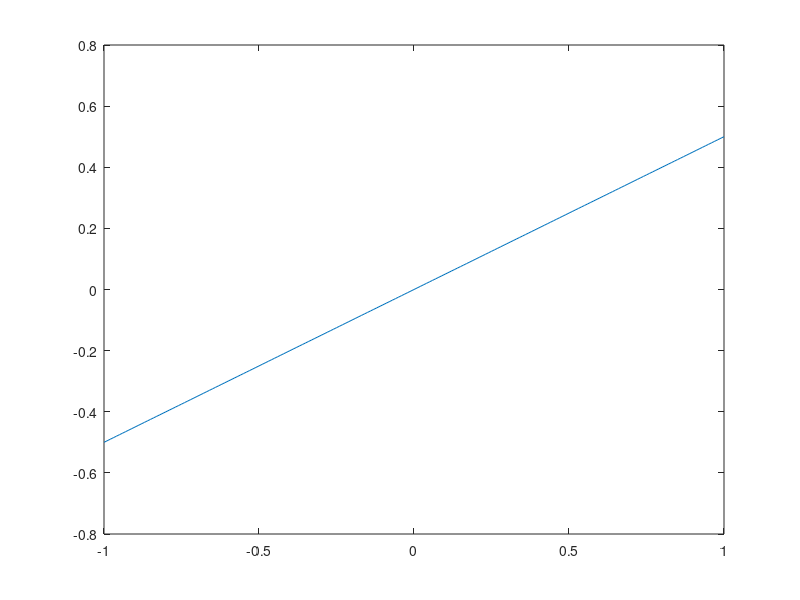

Write the MATLAB code that produced this figure. (Note: this script raises an error after producing the figure.)
t=1;
x=-t:0.01:t;
close all
plot(x,x/(t+1))
hold on
A=(t+1)*phi((x+1)./(t+1))-(t+1)*phi((x-1)./(t+1));
plot(x,(exp(A)-1)./(exp(A)+1),'r')
B=2*x./(t+1);
plot(x,(exp(B)-1)./(exp(B)+1),'g')
plot(x,x/t,'k')